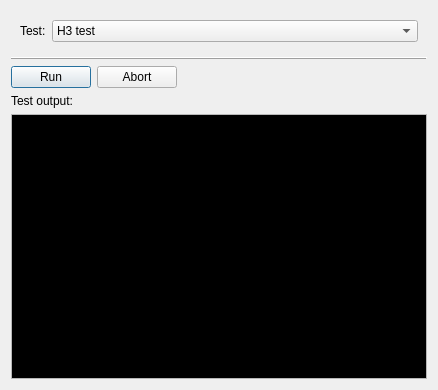
<?xml version="1.0" encoding="UTF-8"?>
<ui version="4.0">
 <class>BenchmarkDialog</class>
 <widget class="QDialog" name="BenchmarkDialog">
  <property name="geometry">
   <rect>
    <x>0</x>
    <y>0</y>
    <width>438</width>
    <height>390</height>
   </rect>
  </property>
  <property name="windowTitle">
   <string>Benchmark</string>
  </property>
  <layout class="QVBoxLayout" name="verticalLayout">
   <item>
    <widget class="QWidget" name="widgetGroupTestScenarios" native="true">
     <layout class="QFormLayout" name="formLayout">
      <item row="0" column="0">
       <widget class="QLabel" name="labelTestScenarions">
        <property name="text">
         <string>Test:</string>
        </property>
       </widget>
      </item>
      <item row="0" column="1">
       <widget class="QComboBox" name="comboBoxScenario">
        <item>
         <property name="text">
          <string>H3 test</string>
         </property>
        </item>
       </widget>
      </item>
     </layout>
    </widget>
   </item>
   <item>
    <widget class="QFrame" name="frameDividerTop">
     <property name="frameShape">
      <enum>QFrame::HLine</enum>
     </property>
     <property name="frameShadow">
      <enum>QFrame::Raised</enum>
     </property>
    </widget>
   </item>
   <item>
    <widget class="QWidget" name="widgetOperations" native="true">
     <layout class="QHBoxLayout" name="horizontalLayout">
      <property name="margin">
       <number>0</number>
      </property>
      <item>
       <widget class="QPushButton" name="pushButtonRun">
        <property name="text">
         <string>Run</string>
        </property>
        <property name="icon">
         <iconset resource="../resources.qrc">
          <normaloff>:/resource/img/bench_run.png</normaloff>:/resource/img/bench_run.png</iconset>
        </property>
       </widget>
      </item>
      <item>
       <widget class="QPushButton" name="pushButtonAbort">
        <property name="text">
         <string>Abort</string>
        </property>
        <property name="icon">
         <iconset resource="../resources.qrc">
          <normaloff>:/resource/img/bench_stop.png</normaloff>:/resource/img/bench_stop.png</iconset>
        </property>
       </widget>
      </item>
      <item>
       <widget class="QLabel" name="labelStatus"/>
      </item>
      <item>
       <spacer name="horizontalSpacerOperationsSpacer">
        <property name="orientation">
         <enum>Qt::Horizontal</enum>
        </property>
        <property name="sizeHint" stdset="0">
         <size>
          <width>40</width>
          <height>20</height>
         </size>
        </property>
       </spacer>
      </item>
     </layout>
    </widget>
   </item>
   <item>
    <widget class="QLabel" name="labelTestOutput">
     <property name="text">
      <string>Test output:</string>
     </property>
    </widget>
   </item>
   <item>
    <widget class="QPlainTextEdit" name="plainTextEditOutput">
     <property name="palette">
      <palette>
       <active>
        <colorrole role="Text">
         <brush brushstyle="SolidPattern">
          <color alpha="255">
           <red>220</red>
           <green>220</green>
           <blue>220</blue>
          </color>
         </brush>
        </colorrole>
        <colorrole role="Base">
         <brush brushstyle="SolidPattern">
          <color alpha="255">
           <red>0</red>
           <green>0</green>
           <blue>0</blue>
          </color>
         </brush>
        </colorrole>
       </active>
       <inactive>
        <colorrole role="Text">
         <brush brushstyle="SolidPattern">
          <color alpha="255">
           <red>220</red>
           <green>220</green>
           <blue>220</blue>
          </color>
         </brush>
        </colorrole>
        <colorrole role="Base">
         <brush brushstyle="SolidPattern">
          <color alpha="255">
           <red>0</red>
           <green>0</green>
           <blue>0</blue>
          </color>
         </brush>
        </colorrole>
       </inactive>
       <disabled>
        <colorrole role="Text">
         <brush brushstyle="SolidPattern">
          <color alpha="255">
           <red>165</red>
           <green>164</green>
           <blue>164</blue>
          </color>
         </brush>
        </colorrole>
        <colorrole role="Base">
         <brush brushstyle="SolidPattern">
          <color alpha="255">
           <red>244</red>
           <green>244</green>
           <blue>244</blue>
          </color>
         </brush>
        </colorrole>
       </disabled>
      </palette>
     </property>
     <property name="font">
      <font>
       <stylestrategy>PreferAntialias</stylestrategy>
      </font>
     </property>
     <property name="readOnly">
      <bool>true</bool>
     </property>
    </widget>
   </item>
  </layout>
 </widget>
 <resources>
  <include location="../resources.qrc"/>
 </resources>
 <connections/>
</ui>
